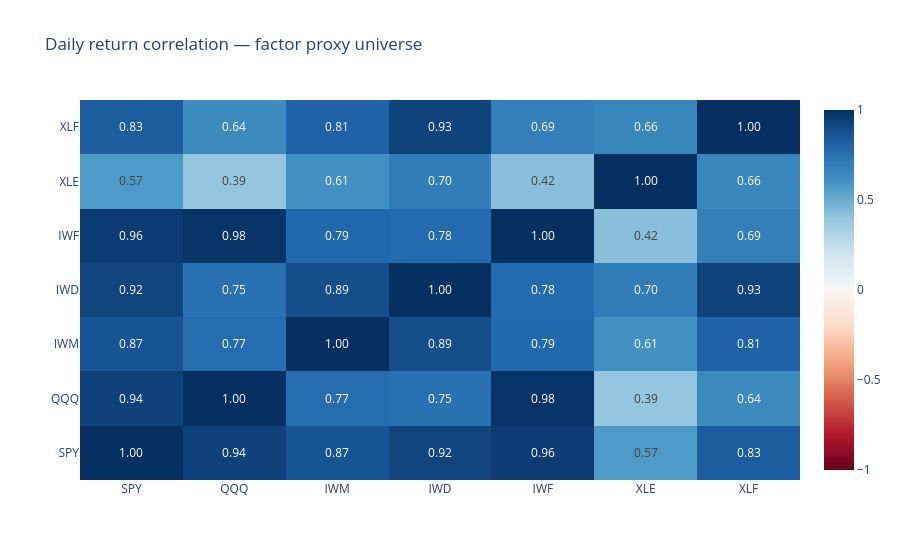

The notebook cell saved with this chart:
### Code cell
figure = go.Figure(go.Heatmap(
    z=correlation_table.select(list(PROXIES)).to_numpy(),
    x=list(PROXIES),
    y=list(PROXIES),
    zmin=-1,
    zmax=1,
    colorscale="RdBu",
    zmid=0,
    texttemplate="%{z:.2f}",
))
figure.update_layout(title="Daily return correlation — factor proxy universe")
figure.show()

### Figure 1 — Plotly figure (JSON) as saved in the notebook; plotly's stock layout.template omitted (floating-point values rounded to 4 significant figures)
{"data": [{"colorscale": [[0, "rgb(103,0,31)"], [0.1, "rgb(178,24,43)"], [0.2, "rgb(214,96,77)"], [0.3, "rgb(244,165,130)"], [0.4, "rgb(253,219,199)"], [0.5, "rgb(247,247,247)"], [0.6, "rgb(209,229,240)"], [0.7, "rgb(146,197,222)"], [0.8, "rgb(67,147,195)"], [0.9, "rgb(33,102,172)"], [1, "rgb(5,48,97)"]], "texttemplate": "%{z:.2f}", "type": "heatmap", "x": ["SPY", "QQQ", "IWM", "IWD", "IWF", "XLE", "XLF"], "y": ["SPY", "QQQ", "IWM", "IWD", "IWF", "XLE", "XLF"], "z": [[1.0, 0.935, 0.868, 0.923, 0.958, 0.572, 0.833], [0.935, 1.0, 0.77, 0.751, 0.983, 0.391, 0.64], [0.868, 0.77, 1.0, 0.889, 0.793, 0.61, 0.813], [0.923, 0.751, 0.889, 1.0, 0.783, 0.699, 0.928], [0.958, 0.983, 0.793, 0.783, 1.0, 0.423, 0.687], [0.572, 0.391, 0.61, 0.699, 0.423, 1.0, 0.657], [0.833, 0.64, 0.813, 0.928, 0.687, 0.657, 1.0]], "zmax": 1, "zmid": 0, "zmin": -1}], "layout": {"title": {"text": "Daily return correlation — factor proxy universe"}}}
